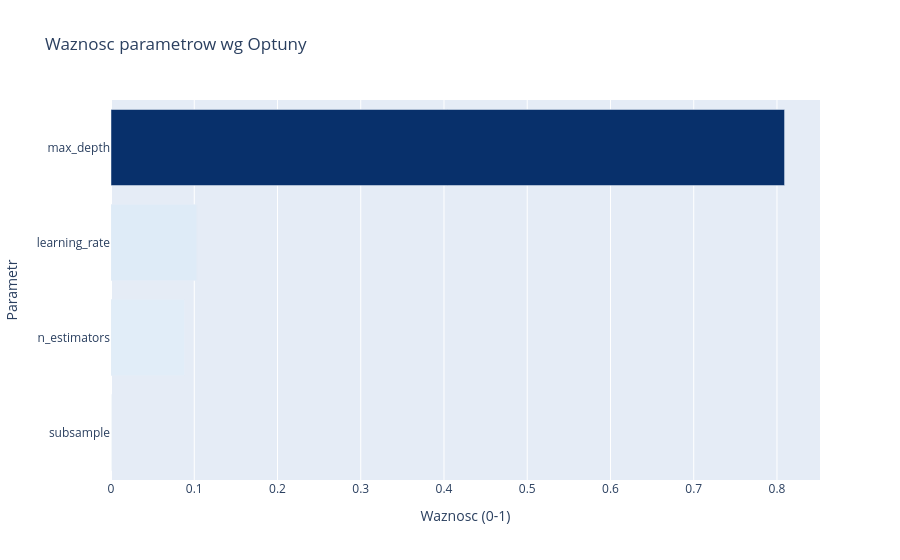

Source (notebook cell):
### Markdown cell above
### Waznosc parametrow: co tak naprawde ma znaczenie?

Optuna potrafi ocenic, ktore parametry najbardziej wplywaly na wynik.
Parametr z wysoka waznoscia = warto poswiecic mu wiecej uwagi przy tuningu.

### Code cell
importances = optuna.importance.get_param_importances(study)

df_imp = pd.Series(importances).sort_values()
fig = px.bar(x=df_imp.values, y=df_imp.index, orientation="h",
             title="Waznosc parametrow wg Optuny",
             labels={"x": "Waznosc (0-1)", "y": "Parametr"},
             color=df_imp.values, color_continuous_scale="Blues")
fig.update_layout(height=380, coloraxis_showscale=False)
fig.show()

print("Parametr z najwyzsza waznoscia:")
print(f"  {max(importances, key=importances.get)}: {max(importances.values()):.3f}")

### Figure 1 — Plotly figure (JSON) as saved in the notebook; plotly's stock layout.template omitted (floating-point values rounded to 4 significant figures)
{"data": [{"alignmentgroup": "True", "hovertemplate": "Waznosc (0-1)=%{x}<br>Parametr=%{y}<br>color=%{marker.color}<extra></extra>", "legendgroup": "", "marker": {"color": [0, 0.08797, 0.1029, 0.8091], "coloraxis": "coloraxis", "pattern": {"shape": ""}}, "name": "", "offsetgroup": "", "orientation": "h", "showlegend": false, "textposition": "auto", "type": "bar", "x": [0, 0.08797, 0.1029, 0.8091], "xaxis": "x", "y": ["subsample", "n_estimators", "learning_rate", "max_depth"], "yaxis": "y"}], "layout": {"autosize": true, "barmode": "relative", "coloraxis": {"colorbar": {"title": {"text": "color"}}, "colorscale": [[0, "rgb(247,251,255)"], [0.125, "rgb(222,235,247)"], [0.25, "rgb(198,219,239)"], [0.375, "rgb(158,202,225)"], [0.5, "rgb(107,174,214)"], [0.625, "rgb(66,146,198)"], [0.75, "rgb(33,113,181)"], [0.875, "rgb(8,81,156)"], [1, "rgb(8,48,107)"]], "showscale": false}, "legend": {"tracegroupgap": 0}, "title": {"text": "Waznosc parametrow wg Optuny"}, "xaxis": {"anchor": "y", "autorange": true, "domain": [0, 1], "range": [0, 0.8517], "title": {"text": "Waznosc (0-1)"}, "type": "linear"}, "yaxis": {"anchor": "x", "autorange": true, "domain": [0, 1], "range": [-0.5, 3.5], "title": {"text": "Parametr"}, "type": "category"}}}
